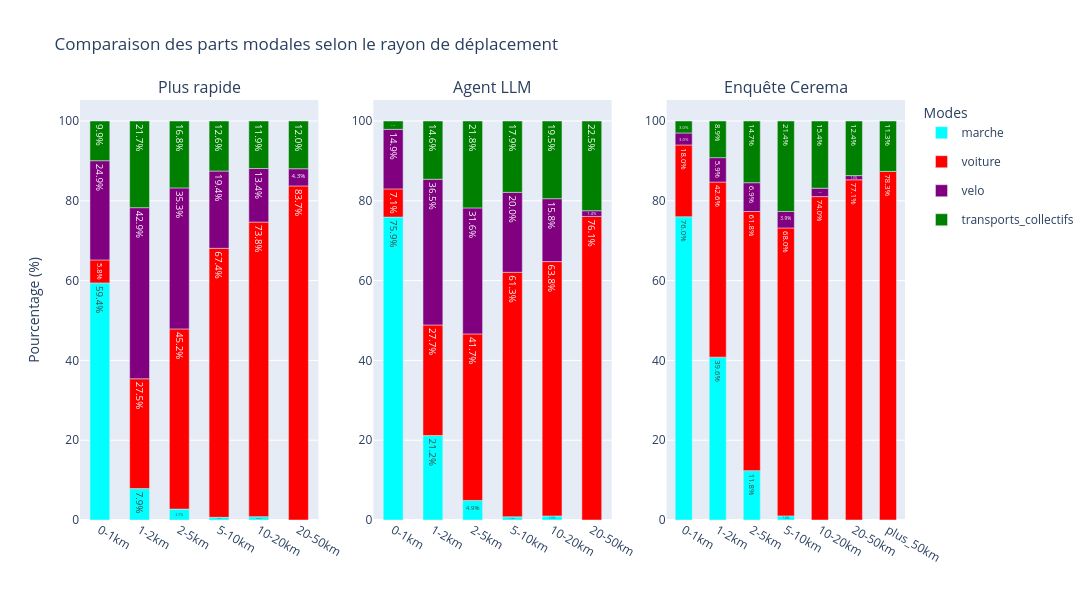

Source (notebook cell):
### Code cell
moves["rayon"] = pd.cut(moves["Distance parcourue"], bins=[0, 1, 2, 5, 10, 20, 50, float('inf')], labels=["0-1km", "1-2km", "2-5km", "5-10km", "10-20km", "20-50km", "50km+"])
bar_graph(moves, cerema["parts_modales_2023"]["distance"], "Comparaison des parts modales selon le rayon de déplacement", x_name="rayon")

### Figure 1 — Plotly figure (JSON) as saved in the notebook; plotly's stock layout.template omitted (floating-point values rounded to 4 significant figures)
{"data": [{"legendgroup": "marche", "marker": {"color": "cyan"}, "name": "marche", "showlegend": true, "text": ["59.424083769633505", "7.865168539325842", "2.7366020524515395", "0.6675567423230975", "0.8389261744966443"], "textposition": "inside", "texttemplate": "%{text:.1f}%", "type": "bar", "x": ["0-1km", "1-2km", "2-5km", "5-10km", "10-20km"], "xaxis": "x", "y": [227, 42, 24, 5, 5], "yaxis": "y"}, {"legendgroup": "voiture", "marker": {"color": "red"}, "name": "voiture", "showlegend": true, "text": ["5.7591623036649215", "27.52808988764045", "45.1539338654504", "67.42323097463284", "73.8255033557047", "83.73205741626795"], "textposition": "inside", "texttemplate": "%{text:.1f}%", "type": "bar", "x": ["0-1km", "1-2km", "2-5km", "5-10km", "10-20km", "20-50km"], "xaxis": "x", "y": [22, 147, 396, 505, 440, 175], "yaxis": "y"}, {"legendgroup": "velo", "marker": {"color": "purple"}, "name": "velo", "showlegend": true, "text": ["24.86910994764398", "42.88389513108614", "35.34777651083238", "19.359145527369826", "13.422818791946309", "4.30622009569378"], "textposition": "inside", "texttemplate": "%{text:.1f}%", "type": "bar", "x": ["0-1km", "1-2km", "2-5km", "5-10km", "10-20km", "20-50km"], "xaxis": "x", "y": [95, 229, 310, 145, 80, 9], "yaxis": "y"}, {"legendgroup": "transports_collectifs", "marker": {"color": "green"}, "name": "transports_collectifs", "showlegend": true, "text": ["9.947643979057592", "21.722846441947567", "16.76168757126568", "12.550066755674234", "11.912751677852349", "11.961722488038278"], "textposition": "inside", "texttemplate": "%{text:.1f}%", "type": "bar", "x": ["0-1km", "1-2km", "2-5km", "5-10km", "10-20km", "20-50km"], "xaxis": "x", "y": [38, 116, 147, 94, 71, 25], "yaxis": "y"}, {"legendgroup": "marche", "marker": {"color": "cyan"}, "name": "marche", "showlegend": false, "text": ["75.91623036649214", "21.161048689138575", "4.903078677309008", "0.801068090787717", "1.006711409395973"], "textposition": "inside", "texttemplate": "%{text:.1f}%", "type": "bar", "x": ["0-1km", "1-2km", "2-5km", "5-10km", "10-20km"], "xaxis": "x2", "y": [290, 113, 43, 6, 6], "yaxis": "y2"}, {"legendgroup": "voiture", "marker": {"color": "red"}, "name": "voiture", "showlegend": false, "text": ["7.068062827225131", "27.715355805243448", "41.73318129988598", "61.28170894526035", "63.758389261744966", "76.07655502392345"], "textposition": "inside", "texttemplate": "%{text:.1f}%", "type": "bar", "x": ["0-1km", "1-2km", "2-5km", "5-10km", "10-20km", "20-50km"], "xaxis": "x2", "y": [27, 148, 366, 459, 380, 159], "yaxis": "y2"}, {"legendgroup": "velo", "marker": {"color": "purple"}, "name": "velo", "showlegend": false, "text": ["14.921465968586386", "36.51685393258427", "31.584948688711517", "20.026702269692922", "15.771812080536913", "1.4354066985645932"], "textposition": "inside", "texttemplate": "%{text:.1f}%", "type": "bar", "x": ["0-1km", "1-2km", "2-5km", "5-10km", "10-20km", "20-50km"], "xaxis": "x2", "y": [57, 195, 277, 150, 94, 3], "yaxis": "y2"}, {"legendgroup": "transports_collectifs", "marker": {"color": "green"}, "name": "transports_collectifs", "showlegend": false, "text": ["2.094240837696335", "14.606741573033707", "21.7787913340935", "17.890520694259013", "19.463087248322147", "22.48803827751196"], "textposition": "inside", "texttemplate": "%{text:.1f}%", "type": "bar", "x": ["0-1km", "1-2km", "2-5km", "5-10km", "10-20km", "20-50km"], "xaxis": "x2", "y": [8, 78, 191, 134, 116, 47], "yaxis": "y2"}, {"legendgroup": "marche", "marker": {"color": "cyan"}, "name": "marche", "showlegend": false, "text": ["76.0", "39.603960396039604", "11.76470588235294", "0.9708737864077669", "0.0", "0.0", "0.0"], "textposition": "inside", "texttemplate": "%{text:.1f}%", "type": "bar", "x": ["0-1km", "1-2km", "2-5km", "5-10km", "10-20km", "20-50km", "plus_50km"], "xaxis": "x3", "y": [76, 40, 12, 1, 0, 0, 0], "yaxis": "y3"}, {"legendgroup": "voiture", "marker": {"color": "red"}, "name": "voiture", "showlegend": false, "text": ["18.0", "42.57425742574257", "61.76470588235294", "67.96116504854369", "74.03846153846155", "77.14285714285715", "78.30188679245283"], "textposition": "inside", "texttemplate": "%{text:.1f}%", "type": "bar", "x": ["0-1km", "1-2km", "2-5km", "5-10km", "10-20km", "20-50km", "plus_50km"], "xaxis": "x3", "y": [18, 43, 63, 70, 77, 81, 83], "yaxis": "y3"}, {"legendgroup": "velo", "marker": {"color": "purple"}, "name": "velo", "showlegend": false, "text": ["3.0", "5.9405940594059405", "6.862745098039216", "3.8834951456310676", "1.9230769230769231", "0.9523809523809524", "0.0"], "textposition": "inside", "texttemplate": "%{text:.1f}%", "type": "bar", "x": ["0-1km", "1-2km", "2-5km", "5-10km", "10-20km", "20-50km", "plus_50km"], "xaxis": "x3", "y": [3, 6, 7, 4, 2, 1, 0], "yaxis": "y3"}, {"legendgroup": "transports_collectifs", "marker": {"color": "green"}, "name": "transports_collectifs", "showlegend": false, "text": ["3.0", "8.91089108910891", "14.705882352941178", "21.35922330097087", "15.384615384615385", "12.380952380952381", "11.320754716981133"], "textposition": "inside", "texttemplate": "%{text:.1f}%", "type": "bar", "x": ["0-1km", "1-2km", "2-5km", "5-10km", "10-20km", "20-50km", "plus_50km"], "xaxis": "x3", "y": [3, 9, 15, 22, 16, 13, 12], "yaxis": "y3"}], "layout": {"annotations": [{"font": {"size": 16}, "showarrow": false, "text": "Plus rapide", "x": 0.1444, "xanchor": "center", "xref": "paper", "y": 1.0, "yanchor": "bottom", "yref": "paper"}, {"font": {"size": 16}, "showarrow": false, "text": "Agent LLM", "x": 0.5, "xanchor": "center", "xref": "paper", "y": 1.0, "yanchor": "bottom", "yref": "paper"}, {"font": {"size": 16}, "showarrow": false, "text": "Enquête Cerema", "x": 0.8556, "xanchor": "center", "xref": "paper", "y": 1.0, "yanchor": "bottom", "yref": "paper"}], "bargap": 0.5, "barmode": "relative", "barnorm": "percent", "height": 600, "legend": {"title": {"text": "Modes"}}, "title": {"text": "Comparaison des parts modales selon le rayon de déplacement"}, "width": 1300, "xaxis": {"anchor": "y", "categoryarray": ["0-1km", "1-2km", "2-5km", "5-10km", "10-20km", "20-50km", "plus_50km"], "categoryorder": "array", "domain": [0.0, 0.2889], "showgrid": false, "type": "category"}, "xaxis2": {"anchor": "y2", "categoryarray": ["0-1km", "1-2km", "2-5km", "5-10km", "10-20km", "20-50km", "plus_50km"], "categoryorder": "array", "domain": [0.3556, 0.6444], "showgrid": false, "type": "category"}, "xaxis3": {"anchor": "y3", "categoryarray": ["0-1km", "1-2km", "2-5km", "5-10km", "10-20km", "20-50km", "plus_50km"], "categoryorder": "array", "domain": [0.7111, 1.0], "showgrid": false, "type": "category"}, "yaxis": {"anchor": "x", "domain": [0.0, 1.0], "title": {"text": "Pourcentage (%)"}}, "yaxis2": {"anchor": "x2", "domain": [0.0, 1.0]}, "yaxis3": {"anchor": "x3", "domain": [0.0, 1.0]}}}
